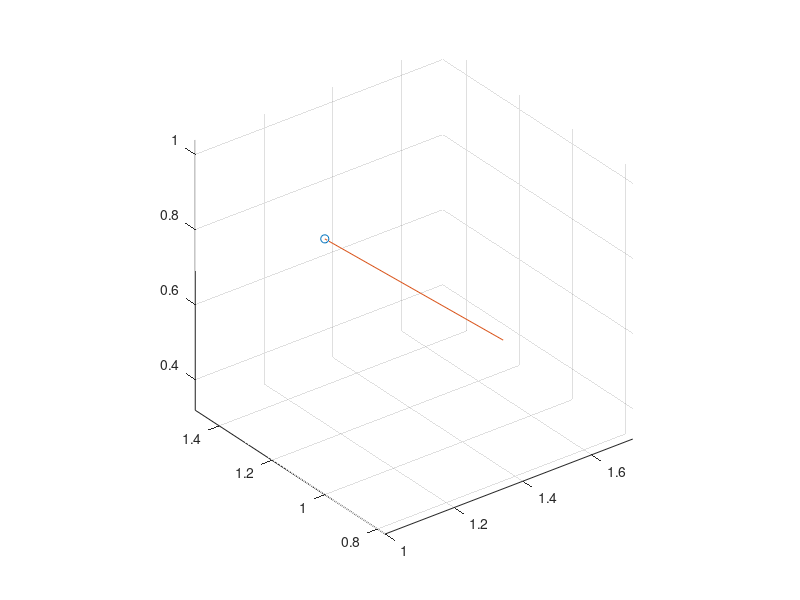

Write MATLAB code to recreate this figure. (Note: this script raises an error after producing the figure.)


vect=[1 1 1]';
%inputs for angles with respect to the baseframe
z=20;
y=40;
x=80;
btmrow=[0 0 0];

Zrad=z*pi/180;
Yrad=y*pi/180;
Xrad=x*pi/180;

Rz=[cos(Zrad) -sin(Zrad) 0;
    sin(Zrad) cos(Zrad) 0;
    0 0 1];

Ry=[cos(Yrad) 0 sin(Yrad);
    0 1 0;
    -sin(Yrad) 0 cos(Yrad)];

Rx=[1 0 0;
    0 cos(Xrad) -sin(Xrad);
    0 sin(Xrad) cos(Xrad)];

%using ZYX premultiplication
%overall rotation matrix
Rphi=Rz*Ry*Rx;
%transformation base -> frame from inputs

T=[Rphi vect;
    btmrow 1]

p = vect;
axis_start = p;

R_none=[0 0 0;
        0 0 0;
        0 0 0];
R = Rphi

figure(1)
for i=1:3
    axis_end(:,i) = axis_start + R(:,i);
end
plot3(p(1), p(2), p(3), 'o');
grid on
hold on
axis equal
for i = 1:3
    h=plot3([axis_start(1) axis_end(1,i)],...
        [axis_start(2) axis_end(2,i)],...
        [axis_start(3) axis_end(3,i)]);
    if i==1
        h.Color='red';
    elseif i==2
        h.Color='green';
    else
        h.Color='blue';
    end
end

for i=1:3
    axis_end(:,i) = axis_start + R_none(:,i);
end
plot3(0, 0, 0, 'o');
grid on
hold on
axis equal
xlabel('X Translation');
ylabel('Y Translation');
zlabel('Z Translation');
for i = 1:3
    h=plot3([axis_start(1) axis_end(1,i)],...
        [axis_start(2) axis_end(2,i)],...
        [axis_start(3) axis_end(3,i)]);
    if i==1
        h.Color='red';
    elseif i==2
        h.Color='green';
    else
        h.Color='blue';
    end
end

title('Transformed Frame')


